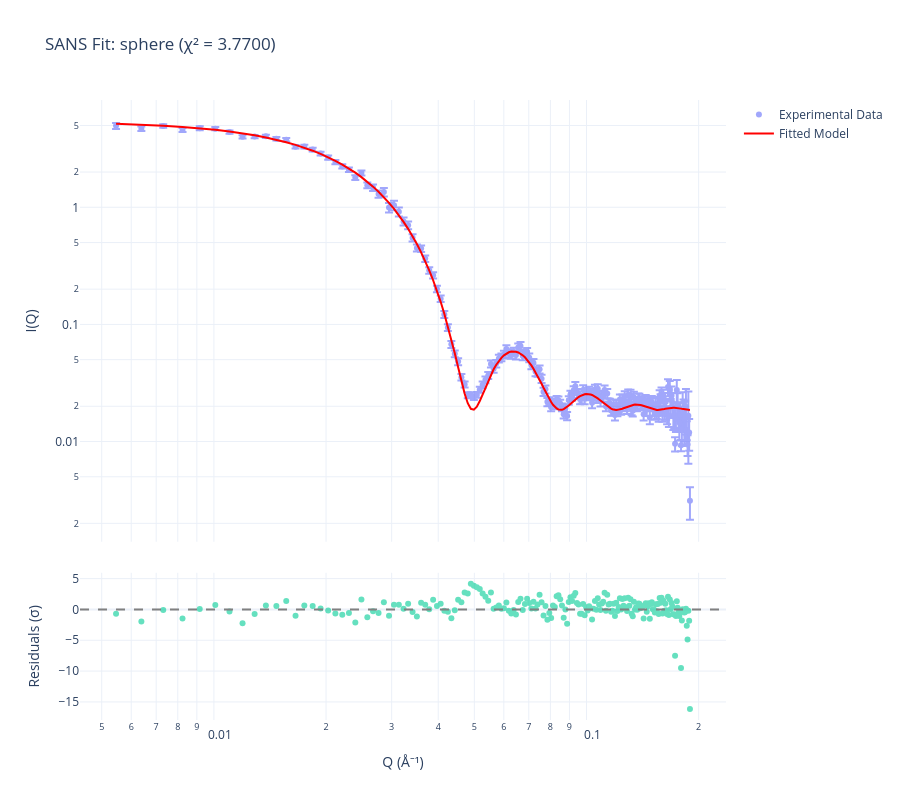

Notebook cell for this chart:
### Markdown cell above
## Exercise 4: fit the data with the sphere function

Using `sans-fitter`, we can now fit the data and obtain maximum likelihood estimates for the varied parameters of the model.

We can start by using the BUMPS engine with the Nelder-Mead simplex method.

### Code cell
result = fitter.fit(engine='bumps', method='amoeba')
fitter.plot_results(show_residuals=True, log_scale=True)

### Figure 1 — Plotly figure (JSON) as saved in the notebook; plotly's stock layout.template omitted (floating-point values rounded to 4 significant figures; data arrays with more than 128 entries replaced by an {"elided": "..."} marker saying what was removed)
{"data": [{"error_y": {"array": {"elided": "200 float values"}, "type": "data", "visible": true}, "marker": {"size": 6}, "mode": "markers", "name": "Experimental Data", "opacity": 0.6, "type": "scatter", "x": {"elided": "200 float values"}, "xaxis": "x", "y": {"elided": "200 float values"}, "yaxis": "y"}, {"line": {"color": "red", "width": 2}, "mode": "lines", "name": "Fitted Model", "type": "scatter", "x": {"elided": "200 float values"}, "xaxis": "x", "y": {"elided": "200 float values"}, "yaxis": "y"}, {"marker": {"size": 6}, "mode": "markers", "name": "Residuals", "opacity": 0.6, "showlegend": false, "type": "scatter", "x": {"elided": "200 float values"}, "xaxis": "x2", "y": {"elided": "200 float values"}, "yaxis": "y2"}], "layout": {"height": 800, "shapes": [{"line": {"color": "gray", "dash": "dash"}, "type": "line", "x0": 0, "x1": 1, "xref": "x2 domain", "y0": 0, "y1": 0, "yref": "y2"}], "title": {"text": "SANS Fit: sphere (χ² = 3.7700)"}, "width": 900, "xaxis": {"anchor": "y", "domain": [0, 1], "matches": "x2", "showticklabels": false, "type": "log"}, "xaxis2": {"anchor": "y2", "domain": [0, 1], "title": {"text": "Q (Å⁻¹)"}, "type": "log"}, "yaxis": {"anchor": "x", "domain": [0.2875, 1.0], "title": {"text": "I(Q)"}, "type": "log"}, "yaxis2": {"anchor": "x2", "domain": [0, 0.2375], "title": {"text": "Residuals (σ)"}}}}
